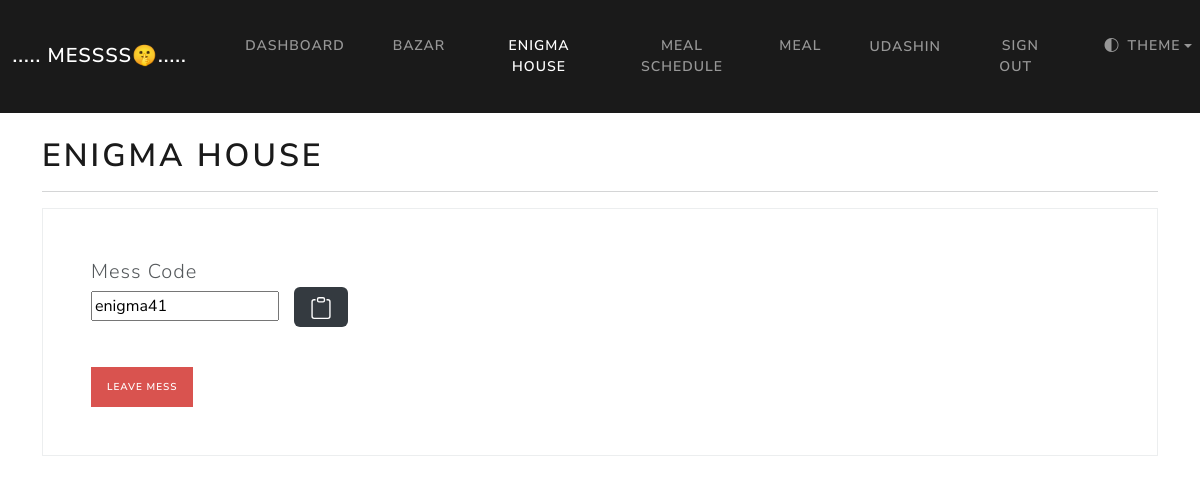
The page /my-mess (signed in) on the database its author committed.
### webapp/models.py (models this page shows, shortened)
class User(AbstractBaseUser):
    first_name = models.CharField(max_length=50)
    last_name = models.CharField(max_length=50)
    username = models.CharField(max_length=50, unique=True)
    email = models.EmailField(max_length=100 , unique=True)
    phone = models.CharField(max_length=15, blank=True, unique=False, null=True)
    date_joined = models.DateTimeField(auto_now_add=True)
    last_login = models.DateTimeField(auto_now_add=True)
    created_login = models.DateTimeField(auto_now_add=True)
    modified_login = models.DateTimeField(auto_now_add=True)
    is_admin = models.BooleanField(default=False)
    is_staff = models.BooleanField(default=False)
    is_active = models.BooleanField(default=True)
    is_superadmin = models.BooleanField(default=False)
    in_mess = models.ForeignKey(
        Mess,
        on_delete=models.SET_NULL,
        null=True,
        blank=True,
        related_name='user'
    )
    USERNAME_FIELD = 'email'
    REQUIRED_FIELDS = ['username', 'first_name', 'last_name']
    objects = UserManager()
    def __str__(self):
        return self.username

class Mess(models.Model):
    name = models.CharField(max_length=100)
    mess_code = models.CharField(max_length=8, unique=True)
    lunch_update_time =  models.TimeField(default="08:00")
    meal_update_time =  models.TimeField(default="18:00")
    def __str__(self):
        return self.name

### webapp/views.py (the view)
# urls.py: path('my-mess', views.my_mess, name="my-mess"),
@login_required(login_url='my-login')
@never_cache
def my_mess(request):
    if request.user.in_mess:
        mess_info = Mess.objects.get(name = request.user.in_mess.name)
        context = {'mess': mess_info}
        if request.POST:
            lunch_time = request.POST.get('appt')
            meal_time = request.POST.get('appt2')
            Mess.objects.update(name = request.user.in_mess.name , lunch_update_time = lunch_time, meal_update_time = meal_time)
            return redirect(request.path)
    else:
        return redirect('join_mess')
    return render(request, 'webapp/mess.html' , context= context)

### webapp/templates/webapp/mess.html (shortened to what this page needs)
{% extends "webapp/base.html" %}
{% load crispy_forms_tags %}
{% block content %}
<body>
    <h1> {{mess.name}} </h1>
    <hr>
    <div class="row">
      <div class="col-sm">
        <div class='container border p-5'>
              <p class="fs-4 m-0"> Mess Code </p>
              <input type="text"  value="{{mess.mess_code}}" id="myInput" readonly>
              <button onclick="myFunction()" onmouseout="outFunc()"
              class='btn btn-dark btn-sm rounded' data-toggle="tooltip" data-placement="top" title="Copy to clipboard">
              </button>
              <br>
              <br>
              <a class="btn btn-danger btn-sm mt-3" href="{% url 'leave-mess' %}"> Leave Mess</a>
        </div>
      </div>
      <br>
    </div>
</body>
{% endblock %}

### webapp/templates/webapp/navbar.html (shortened to what this page needs)
<nav class="navbar navbar-expand-lg navbar-dark bg-primary justify-content-center" data-bs-theme="dark">
      <a class="navbar-brand main-heading" href="{% url 'home' %}">
        &nbsp; ..... MeSsss🤫.....
      </a>
      <div class="collapse navbar-collapse text-center" id="navbarNavDropdown">
        <ul class="navbar-nav mr-auto">
          {% if user.is_authenticated %}
            {% if  user.in_mess %}
              <li class="nav-item">
                <a class="nav-link {% if request.path == '/dashboard' %}active{% endif %}" href='{% url "dashboard" %}'>Dashboard</a>
              </li>
              <li class="nav-item">
                <a class="nav-link {% if request.path == '/bazar-list' %}active{% endif %}" href='{% url "bazar-list" %}'>Bazar  </a>
              </li>
              <li class="nav-item">
                <a class="nav-link {% if request.path == '/my-mess' %}active{% endif %}" href='{% url "my-mess" %}'>{{user.in_mess}}  </a>
              </li>
              <li class="nav-item">
                <a class="nav-link {% if request.path == '/meal-schedule' %}active{% endif %}" href='{% url "meal_schedule" %}'> Meal Schedule  </a>
              </li>
              <li class="nav-item">
                <a class="nav-link {% if request.path == '/meal' %}active{% endif %}" href='{% url "meal_list" %}'> Meal</a>
              </li>
            {% else %}
              <li class="nav-item">
                <a class="nav-link {% if request.path == '/join-mess' or request.path == '/create-mess' %}active{% endif %}" href='{% url "join_mess" %}'>Join Mess &nbsp; <i class="fa fa-home" aria-hidden="true"></i> </a>
              </li>
            {% endif %}
            {% if  user.is_authenticated %}
            <li class="nav-item">
              <a class="nav-link btn btn-light " {%comment%}style="border-radius: 50%;"{%endcomment%} href="">{{user}} </a>
            </li>
          {% endif %}
            <li class="nav-item">
              <a class="nav-link " href='{% url "logout" %}'>Sign out &nbsp;  </a>
            </li>
          {% endif %}
          <li class="nav-item dropdown ms-auto me-auto" style='list-style-type: none;'>
            <a
              class="nav-link dropdown-toggle d-flex align-items-center"
              href="#"
              id="theme-menu"
              aria-expanded="false"
              data-bs-toggle="dropdown"
              aria-label="Toggle theme"
            >
              <i class="bi bi-circle-half"></i>
              <span class="ms-2">Theme</span>
            </a>
          </li>
        </ul>
      </div>
  </nav>

### static/css/style.css (style rules this page uses)
body { overflow-x: hidden; }

### rows shown on the page
User: in_mess "ENIGMA HOUSE", username "UDASHIN"
Mess: name "ENIGMA HOUSE", mess_code "enigma41"
